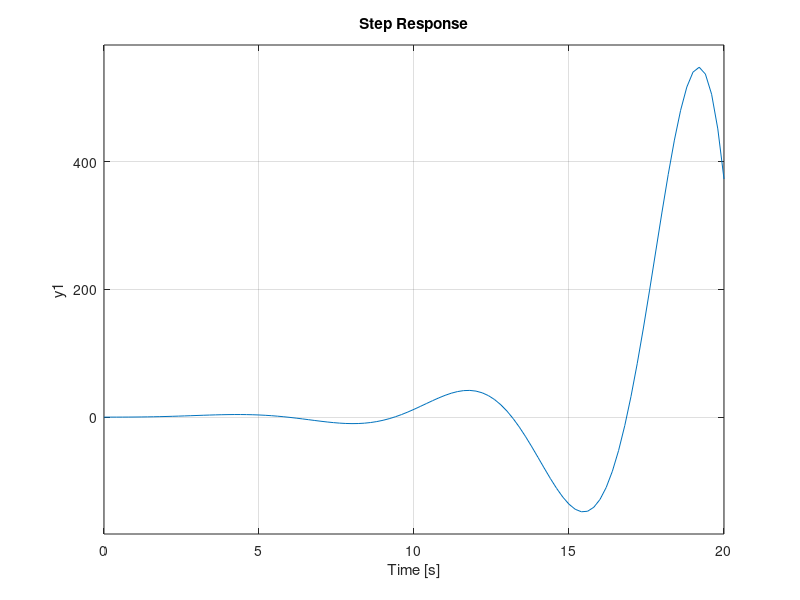
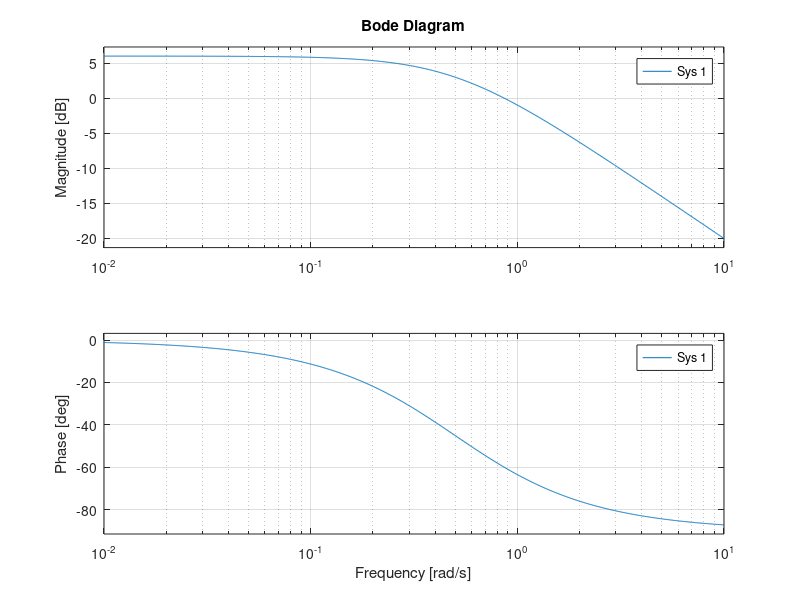
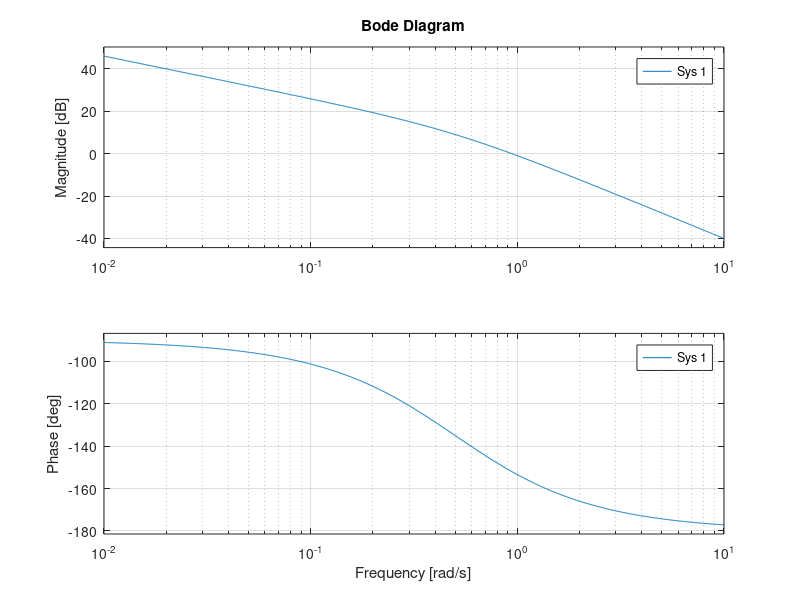
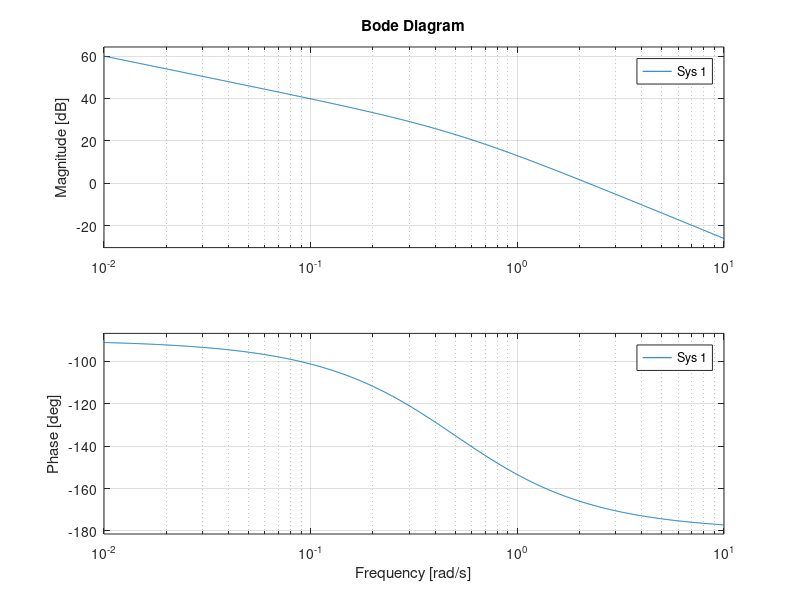

Write the MATLAB code that produced these figures, in order.
Hf = tf(1,[2 1]);
Hr1 = tf(2,1);
Hr2 = tf(2,[1 0]);
Hr3 = tf(10,[1 0]);
Hr4 = tf(2,[1 0 0]);
Ho1 = Hr1*Hf/(1+Hr1*Hf); Ho1 = minreal(Ho1);
Ho2 = Hr2*Hf/(1+Hr2*Hf); Ho2 = minreal(Ho2);
Ho3 = Hr3*Hf/(1+Hr3*Hf); Ho3 = minreal(Ho3);
Ho4 = Hr4*Hf/(1+Hr4*Hf); Ho4 = minreal(Ho4);
subplot(2,2,1); step(Ho1);
subplot(2,2,2); step(Ho2);
subplot(2,2,3); step(Ho3);
subplot(2,2,4); step(Ho4);
figure; bode(Hr1*Hf);
figure; bode(Hr2*Hf);
figure; bode(Hr3*Hf);
figure; bode(Hr4*Hf);
% a)
T1 = 1/1.5;
ts1 = 4*T1;
cp1 = exp(6/20);
% b)
w2 = 1;
zeta2 = 0.5/2/w2;
sigma2 = exp(-pi*zeta2/sqrt(1-zeta2^2));
ts2 = 4/zeta2/w2;
cv2 = exp(6/20);
% c)
w3 = sqrt(5);
zeta3 = 0.5/2/w3;
sigma3 = exp(-pi*zeta3/sqrt(1-zeta3^2));
ts3 = 4/zeta3/w3;
cv3 = exp(20/20);